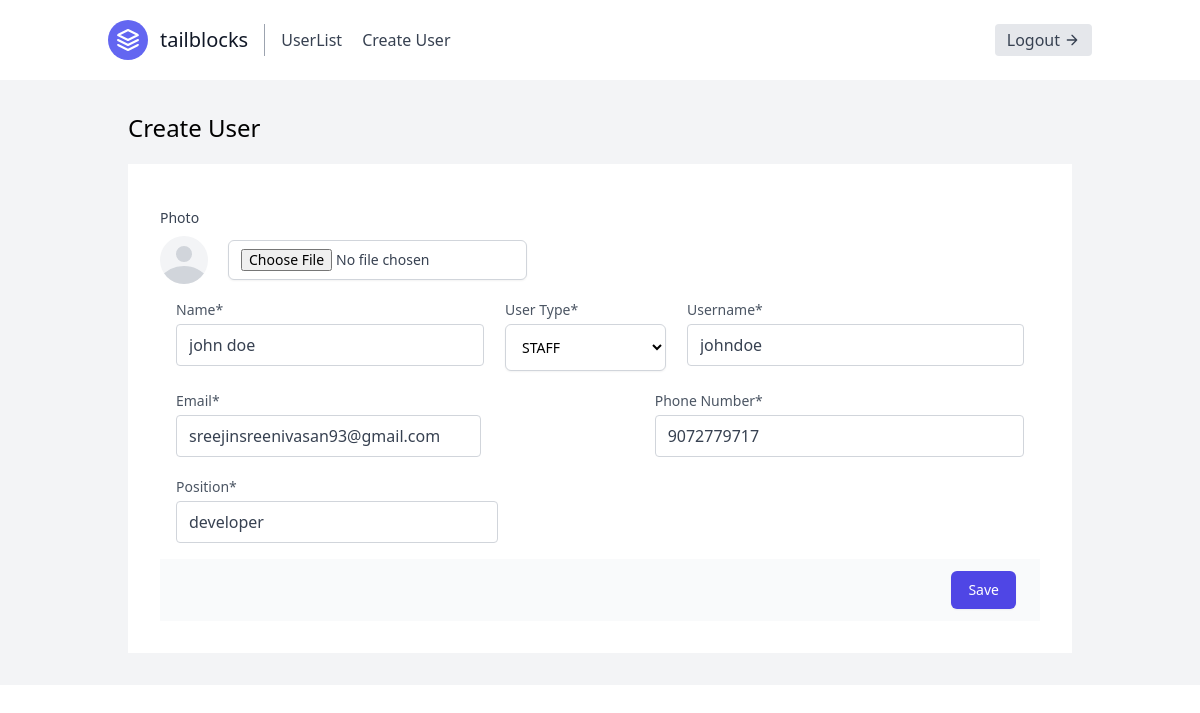
Page /edit-user/21 (signed in) on the committed database.
### user/models.py (models this page shows)
class User(AbstractUser):
    is_active = models.BooleanField(default=False)

class Image(models.Model):
    user = models.OneToOneField(
        "user.User", related_name="profile_image", on_delete=models.CASCADE
    )
    image = models.ImageField(upload_to="images/%d%m/%y")

class UserProfile(models.Model):
    TYPE_CHOICES = [("STAFF", "Staff"), ("CLIENT", "Client")]
    user = models.OneToOneField(
        "user.User", related_name="profile", on_delete=models.CASCADE
    )
    uid = models.UUIDField(default=uuid.uuid4())
    user_type = models.CharField(max_length=25, choices=TYPE_CHOICES)
    position = models.CharField(max_length=99)
    phone_number = models.CharField(max_length=12)
    allowed_clients = models.JSONField(default=dict)
    allowed_countries = models.JSONField(default=dict)
    allowed_stores = models.JSONField(default=dict)
    email_notification = models.BooleanField(default=False)
    is_disabled = models.BooleanField(default=False)
    is_active = models.BooleanField(default=False)
    created_at = models.DateTimeField(auto_now_add=True)
    created_by = models.ForeignKey(
        "user.User", related_name="created_profiles", on_delete=models.DO_NOTHING
    )
    modified_at = models.DateTimeField(auto_now=True)
    modified_by = models.ForeignKey(
        "user.User", related_name="modified_profiles", on_delete=models.DO_NOTHING
    )

### user/views.py (the view)
# urls.py: path("edit-user/<int:pk>", EditUserView.as_view(), name="edituser"),
class EditUserView(LoginRequiredMixin, PermissionRequiredMixin, View):
    template = "edit-user.html"
    login_url = "user:signin"
    permission_required = "user.change_user"
    def get(self, request, pk):
        user = get_object_or_404(User, id=pk)
        user_types = UserProfile.TYPE_CHOICES
        context = {"user": user, "types": user_types}
        return render(request, self.template)

### user/templates/edit-user.html (shortened to what this page needs)
{% extends 'main.html' %}
{% block main %}
<span class="mb-5 text-2xl">Create User</span>
<div class="bg-white p-8 mt-5">
    <form action="" method="POST" enctype="multipart/form-data">
        <div class="my-3">
            <label class="block text-sm font-medium text-gray-700">
                Photo
            </label>
            <div class="mt-2 flex items-center">
                <span id='avatar' class="inline-block h-12 w-12 rounded-full overflow-hidden bg-gray-100">
                    <svg class="h-full w-full text-gray-300" fill="currentColor" viewBox="0 0 24 24">
                        <path
                            d="M24 20.993V24H0v-2.996A14.977 14.977 0 0112.004 15c4.904 0 9.26 2.354 11.996 5.993zM16.002 8.999a4 4 0 11-8 0 4 4 0 018 0z">
                        </path>
                    </svg>
                </span>
                <input id="upload-btn" type="file" name="profile-image" value="{{user.profile_image.image.url}}"
                    class="ml-5 bg-white py-2 px-3 border border-gray-300 rounded-md shadow-sm text-sm leading-4 font-medium text-gray-700 hover:bg-gray-50 focus:outline-none focus:ring-2 focus:ring-offset-2 focus:ring-indigo-500"
                    placeholder="change" required />
            </div>
        </div>
        <div class="flex flex-wrap justify-between px-4">
            <div class="relative mb-4">
                <label for="name" class="leading-7 text-sm text-gray-600">Name*</label>
                <input type="name" id="name" name="name" required value="{{user.first_name}}"
                    class="w-full bg-white rounded border border-gray-300 focus:border-indigo-500 text-base outline-none text-gray-700 py-1 px-3 leading-8 transition-colors duration-200 ease-in-out">
            </div>
            <div class="relative mb-4">
                <label for="user-type" class="leading-7 text-sm text-gray-600">User Type*</label>
                <select id="user-type" name="user-type" required
                    class="w-full py-3 px-3 border border-gray-300 bg-white rounded-md shadow-sm focus:outline-none focus:ring-indigo-500 focus:border-indigo-500 sm:text-sm">
                    <option selected value="">{{user.profile.user_type}}</option>
                </select>
            </div>
            <div class="relative mb-4">
                <label for="username" class="leading-7 text-sm text-gray-600">Username*</label>
                <input type="text" id="username" name="username" required value="{{user.username}}"
                    class="w-full bg-white rounded border border-gray-300 focus:border-indigo-500 text-base outline-none text-gray-700 py-1 px-3 leading-8 transition-colors duration-200 ease-in-out">
            </div>
            <div class="relative mb-4">
                <label for="email" class="leading-7 text-sm text-gray-600">Email*</label>
                <input type="email" id="email" name="email" required value="{{user.email}}"
                    class="w-full bg-white rounded border border-gray-300 focus:border-indigo-500 text-base outline-none text-gray-700 py-1 px-3 leading-8 transition-colors duration-200 ease-in-out">
            </div>
            <div class="relative mb-4">
                <label for="phone" class="leading-7 text-sm text-gray-600">Phone Number*</label>
                <input type="number" id="phone" name="phone" required value={{user.profile.phone_number}}
                    class="w-full bg-white rounded border border-gray-300 focus:border-indigo-500 text-base outline-none text-gray-700 py-1 px-3 leading-8 transition-colors duration-200 ease-in-out">
            </div>
            <div class="relative mb-4">
                <label for="position" class="leading-7 text-sm text-gray-600">Position*</label>
                <input type="text" id="position" name="position" value="{{user.profile.position}}" placeholder="" required
                    class="w-full bg-white rounded border border-gray-300 focus:border-indigo-500 text-base outline-none text-gray-700 py-1 px-3 leading-8 transition-colors duration-200 ease-in-out">
            </div>
        </div>
        <div class="px-4 py-3 bg-gray-50 text-right sm:px-6">
            <button type="submit"
                class="inline-flex justify-center py-2 px-4 border border-transparent shadow-sm text-sm font-medium rounded-md text-white bg-indigo-600 hover:bg-indigo-700 focus:outline-none focus:ring-2 focus:ring-offset-2 focus:ring-indigo-500">
                Save
            </button>
        </div>
    </form>
</div>
{% endblock %}

### rows in the picture
User: name "john doe", user-type "STAFF", username "johndoe", email "sreejinsreenivasan93@gmail.com", phone "9072779717", position "developer"
